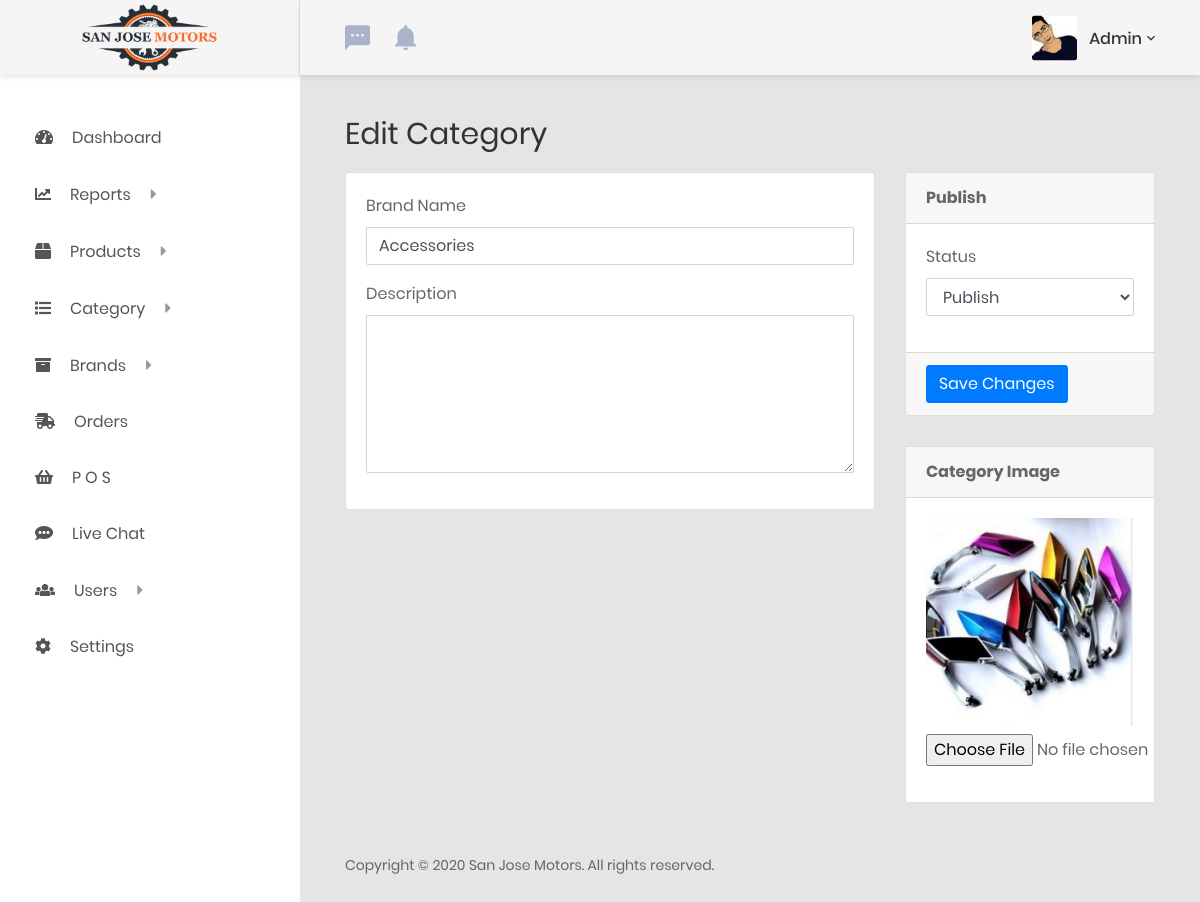
Screenshot of /admin/category_edit.php?id=3&action=edit&type=category (signed in) with the database file from the repository.
### tables this page shows
CREATE TABLE `users` (
  `ID` bigint(20) NOT NULL,
  `username` varchar(255) NOT NULL,
  `email` varchar(255) NOT NULL,
  `password` varchar(255) NOT NULL,
  `active` enum('0','1') NOT NULL,
  `status` enum('online','offline','isle') NOT NULL DEFAULT 'offline',
  `role` int(11) NOT NULL,
  `auth` varchar(255) NOT NULL,
  `reg_date` datetime NOT NULL DEFAULT CURRENT_TIMESTAMP
);

CREATE TABLE `category` (
  `ID` bigint(20) NOT NULL,
  `slug` varchar(255) NOT NULL,
  `name` varchar(255) NOT NULL,
  `description` text NOT NULL,
  `status` enum('draft','published','trash') NOT NULL,
  `date_added` datetime NOT NULL DEFAULT CURRENT_TIMESTAMP
);

### admin/category_edit.php (the view, shortened to what this page needs)
<?php
require_once 'functions.php';
if( currentuser_is_customer() ) {
    die( 'You are unauthorized to access this part of our website!' );
}
$action = !empty( $_GET['action'] ) ? $_GET['action'] : 'add';
$category_id = !empty( $_GET['id'] ) ? $_GET['id'] : '';
$posttype = !empty( $_GET['type'] ) ? $_GET['type'] : 'category';
$title = '';
$description = '';
$status = '';
if( $action === 'edit' ) {
    $get_brand_stmt = $mysqli->prepare( "SELECT * FROM $posttype WHERE ID = ? LIMIT 1" );
    $get_brand_stmt->bind_param( 'i', $category_id );
    $get_brand_stmt->execute();
    $get_brand_result = $get_brand_stmt->get_result();
    if( $get_brand_result->num_rows > 0 ) {
        while( $row = $get_brand_result->fetch_assoc() ) {
            $title = $row['name'];
            $description = $row['description'];
            $status = $row['status'];
        }
    }
}
$site_title = ucfirst( $action ) . ' ' . ucfirst( $posttype );
include_once 'header.php';
include_once 'sidebar.php'; ?>
<div class="row">
    <div class="col-md-12">
        <div class="overview-wrap">
            <h2 class="title-1"><?php echo $site_title; ?></h2>
        </div>
    </div>
</div>
<form method="POST" action="" enctype="multipart/form-data">
    <div class="row">
        <div class="col-sm-8">
            <div class="card">
                <div class="card-body card-block">
                    <div class="form-group">
                        <label for="title">Brand Name</label>
                        <input type="text" value="<?php echo $title; ?>" name="title" class="form-control" id="title">
                    </div>
                    <div class="form-group">
                        <label for="description">Description</label>
                        <textarea rows="6" name="description" class="form-control" id="description"><?php echo $description; ?></textarea>
                    </div>
                </div>
            </div>
        </div>
        <div class="col-sm-4">
            <div class="card">
                <div class="card-header">
                    <strong>Publish</strong>
                </div>
                <div class="card-body card-block">
                    <div class="form-group">
                        <label for="status">Status</label>
                        <select id="status" class="form-control" name="status">
                            <option value="published" <?php selected( 'published', $status ); ?>>Publish</option>
                        </select>
                    </div>
                </div>
                <div class="card-footer">
                    <?php
                    $btn_label = '';
                    switch( $action ) {
                        case 'edit' :
                            $btn_label = 'Save Changes';
                            break;
                    } ?>
                    <button type="submit" class="btn btn-primary btn-md"><?php echo $btn_label; ?></button>
                </div>
            </div>
            <div class="card">
                <div class="card-header">
                    <strong><?php echo ucfirst( $posttype ); ?> Image</strong>
                </div>
                <div class="card-body card-block">
                    <div class="form-group">
                        <label for="image-upload"><img class="image-preview" <?php
                        if( $action === 'edit' ) {
                            echo 'src="' . get_categoryimage( $category_id, $posttype ) . '"';
                            } ?>></label>
                        <input type="file" name="image" id="image-upload">
                    </div>
                </div>
            </div>
        </div>
    </div>
</form>
<?php include_once 'footer.php';

### admin/sidebar.php (shortened to what this page needs)
<aside class="menu-sidebar d-none d-lg-block">
    <div class="logo">
        <a href="<?php echo site_url(); ?>">
            <img src="../assets/images/logo.png" alt="San Jose Motors" />
        </a>
    </div>
    <div class="menu-sidebar__content js-scrollbar1">
        <nav class="navbar-sidebar">
            <ul class="list-unstyled navbar__list">
                <?php include 'navigation.php'; ?>
            </ul>
        </nav>
    </div>
</aside>
<div class="page-container">
    <header class="header-desktop">
        <div class="section__content section__content--p30">
            <div class="container-fluid">
                <div class="header-wrap">
                    <div class="header-button">
                        <div class="noti-wrap">
                            <?php if( !currentuser_is_customer() ) : ?>
                            <div id="chat-notif" class="noti__item js-item-menu">
                                <i class="zmdi zmdi-comment-more"></i>
                            </div>
                            <div id="notif" class="noti__item js-item-menu">
                                <i class="zmdi zmdi-notifications"></i>
                            </div>
                            <?php endif; ?>
                        </div>
                        <div class="account-wrap">
                            <div class="account-item clearfix js-item-menu">
                                <div class="image">
                                    <img src="<?php echo get_userimage( $user_id, 'small' ); ?>" alt="<?php echo get_currentuser( 'username' ); ?>" />
                                </div>
                                <div class="content">
                                    <a class="js-acc-btn" href="#"><?php echo get_currentuser( 'username' ); ?></a>
                                </div>
                            </div>
                        </div>
                    </div>
                </div>
            </div>
        </div>
    </header>
    <div class="main-content">
        <div class="section__content section__content--p30">
            <div class="container-fluid">

### rows the page displays
users: username "Admin"
category: title "Accessories", status "Publish"

### other values shown
$item['title'] "Dashboard"
$item['title'] "Reports"
$item['title'] "Products"
$item['title'] "Category"
$item['title'] "Brands"
$item['title'] "Orders"
$item['title'] "P O S"
$item['title'] "Live Chat"
$item['title'] "Users"
$item['title'] "Settings"
$site_title "Edit Category"
$btn_label "Save Changes"
$posttype "Category"
get_siteinfo( 'site-name' ) "San Jose Motors"
